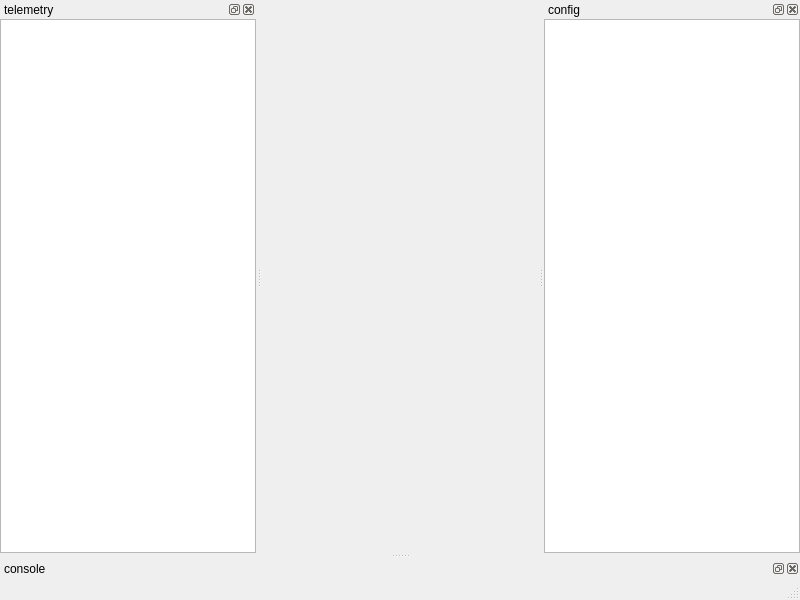
<?xml version="1.0" encoding="UTF-8"?>
<ui version="4.0">
 <class>TviewMainWindow</class>
 <widget class="QMainWindow" name="TviewMainWindow">
  <property name="geometry">
   <rect>
    <x>0</x>
    <y>0</y>
    <width>800</width>
    <height>600</height>
   </rect>
  </property>
  <property name="windowTitle">
   <string>MainWindow</string>
  </property>
  <property name="dockOptions">
   <set>QMainWindow::AllowTabbedDocks|QMainWindow::AnimatedDocks|QMainWindow::ForceTabbedDocks</set>
  </property>
  <widget class="QWidget" name="centralwidget"/>
  <widget class="QMenuBar" name="menubar">
   <property name="geometry">
    <rect>
     <x>0</x>
     <y>0</y>
     <width>800</width>
     <height>20</height>
    </rect>
   </property>
  </widget>
  <widget class="QStatusBar" name="statusbar"/>
  <widget class="QDockWidget" name="consoleDock">
   <property name="windowTitle">
    <string>console</string>
   </property>
   <attribute name="dockWidgetArea">
    <number>8</number>
   </attribute>
   <widget class="QWidget" name="consoleDockWidget"/>
  </widget>
  <widget class="QDockWidget" name="configDock">
   <property name="windowTitle">
    <string>config</string>
   </property>
   <attribute name="dockWidgetArea">
    <number>2</number>
   </attribute>
   <widget class="QWidget" name="configDockWidget">
    <layout class="QVBoxLayout" name="verticalLayout">
     <property name="margin">
      <number>0</number>
     </property>
     <item>
      <widget class="QTreeWidget" name="configTreeWidget">
       <attribute name="headerVisible">
        <bool>false</bool>
       </attribute>
       <column>
        <property name="text">
         <string notr="true">1</string>
        </property>
       </column>
      </widget>
     </item>
    </layout>
   </widget>
  </widget>
  <widget class="QDockWidget" name="telemetryDock">
   <property name="windowTitle">
    <string>telemetry</string>
   </property>
   <attribute name="dockWidgetArea">
    <number>1</number>
   </attribute>
   <widget class="QWidget" name="telemetryDockWidget">
    <layout class="QVBoxLayout" name="verticalLayout_2">
     <property name="margin">
      <number>0</number>
     </property>
     <item>
      <widget class="QTreeWidget" name="telemetryTreeWidget">
       <attribute name="headerVisible">
        <bool>false</bool>
       </attribute>
       <column>
        <property name="text">
         <string notr="true">1</string>
        </property>
       </column>
      </widget>
     </item>
    </layout>
   </widget>
  </widget>
 </widget>
 <resources/>
 <connections/>
</ui>
